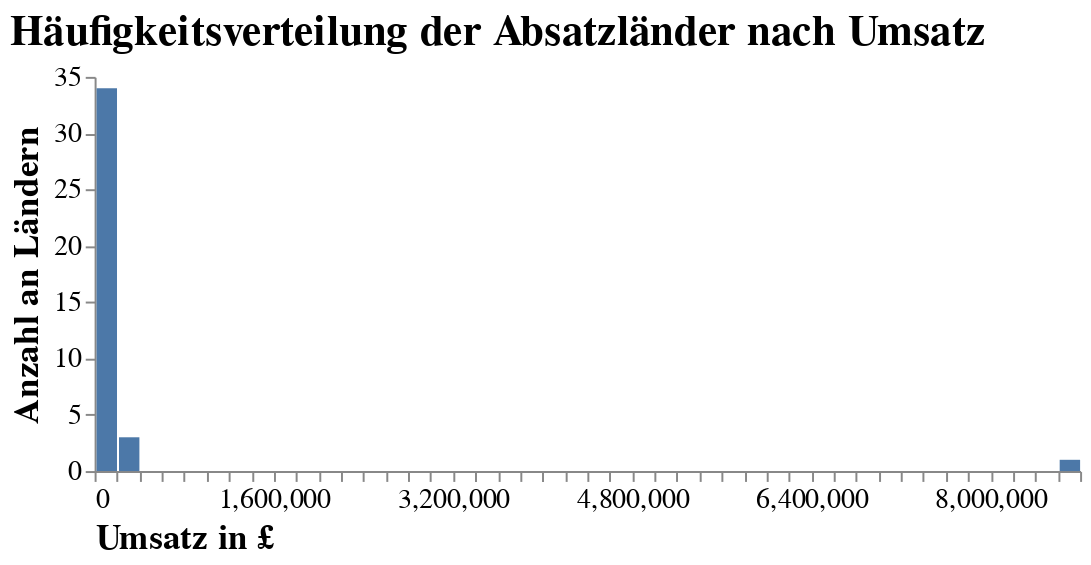

Here is the notebook cell this chart was saved with:
### Markdown cell above
##### Häufigkeitsverteilung der 75 umsatzstärksten Kunden nach dem Umsatz

### Code cell
# Häufigkeitsverteilung der 75 umsatzstärksten Kunden nach dem Umsatz
df_plot = df_sales.groupby("Country").sum().sort_values(["TotalPrice"], ascending=False)[:75]
df_plot["Country"] = df_plot.index

# Visualisierung der Häufigkeitsverteilung der 75 umsatzstärksten Kunden nach dem Umsatz
alt.Chart(df_plot).mark_bar().encode(
    x=alt.X("TotalPrice:Q",
            bin=alt.BinParams(maxbins=60),
            axis=alt.Axis(title="Umsatz in £", 
                          labelAngle=0,
                          titleAnchor="start",
                          grid=False)),
    y=alt.Y("count()",
            axis=alt.Axis(title = "Anzahl an Ländern",
                          titleAnchor="middle",
                          grid=False))
).properties(
    title="Häufigkeitsverteilung der Absatzländer nach Umsatz",
    width=500,
    height=200
).configure_view(
    strokeWidth=0
).configure_title(
    fontSize=22,
    font='Futura std medium',
    color='black',
    anchor='start'
).configure_axis(
    labelFont='Futura std medium',
    titleFont='Futura std medium',
    labelFontSize=14,
    titleFontSize=18
)

### Figure 1 — Vega-Lite specification as saved in the notebook (floating-point values rounded to 4 significant figures)
{"config": {"view": {"continuousWidth": 400, "continuousHeight": 300, "strokeWidth": 0}, "axis": {"labelFont": "Futura std medium", "labelFontSize": 14, "titleFont": "Futura std medium", "titleFontSize": 18}, "title": {"anchor": "start", "color": "black", "font": "Futura std medium", "fontSize": 22}}, "data": {"name": "data-bb81d09fd94760cd0019f6b2fe624145"}, "mark": "bar", "encoding": {"x": {"type": "quantitative", "axis": {"grid": false, "labelAngle": 0, "title": "Umsatz in £", "titleAnchor": "start"}, "bin": {"maxbins": 60}, "field": "TotalPrice"}, "y": {"type": "quantitative", "aggregate": "count", "axis": {"grid": false, "title": "Anzahl an Ländern", "titleAnchor": "middle"}}}, "height": 200, "title": "Häufigkeitsverteilung der Absatzländer nach Umsatz", "width": 500, "$schema": "https://vega.github.io/schema/vega-lite/v4.8.1.json", "datasets": {"data-bb81d09fd94760cd0019f6b2fe624145": [{"Quantity": 4721395, "UnitPrice": 1596000.0, "TotalPrice": 8749000.0, "Country": "United Kingdom"}, {"Quantity": 200834, "UnitPrice": 5687.0, "TotalPrice": 283900.0, "Country": "Netherlands"}, {"Quantity": 147442, "UnitPrice": 31440.0, "TotalPrice": 276400.0, "Country": "EIRE"}, {"Quantity": 118140, "UnitPrice": 23550.0, "TotalPrice": 205600.0, "Country": "Germany"}, {"Quantity": 111272, "UnitPrice": 21650.0, "TotalPrice": 184800.0, "Country": "France"}, {"Quantity": 84208, "UnitPrice": 3262.0, "TotalPrice": 138200.0, "Country": "Australia"}, {"Quantity": 27742, "UnitPrice": 7768.0, "TotalPrice": 55730.0, "Country": "Spain"}, {"Quantity": 30528, "UnitPrice": 5433.0, "TotalPrice": 53090.0, "Country": "Switzerland"}, {"Quantity": 26016, "UnitPrice": 657.2, "TotalPrice": 37420.0, "Country": "Japan"}, {"Quantity": 22962, "UnitPrice": 5888.0, "TotalPrice": 36930.0, "Country": "Belgium"}, {"Quantity": 36042, "UnitPrice": 854.8, "TotalPrice": 36840.0, "Country": "Sweden"}, {"Quantity": 19278, "UnitPrice": 3432.0, "TotalPrice": 32450.0, "Country": "Norway"}, {"Quantity": 16153, "UnitPrice": 3746.0, "TotalPrice": 27020.0, "Country": "Portugal"}, {"Quantity": 9490, "UnitPrice": 3097.0, "TotalPrice": 20160.0, "Country": "Channel Islands"}, {"Quantity": 10608, "UnitPrice": 1917.0, "TotalPrice": 18340.0, "Country": "Finland"}, {"Quantity": 8193, "UnitPrice": 967.6, "TotalPrice": 18210.0, "Country": "Denmark"}, {"Quantity": 8067, "UnitPrice": 2771.0, "TotalPrice": 15820.0, "Country": "Italy"}, {"Quantity": 6359, "UnitPrice": 3170.0, "TotalPrice": 13250.0, "Country": "Cyprus"}, {"Quantity": 4768, "UnitPrice": 927.9, "TotalPrice": 9953.0, "Country": "Hong Kong"}, {"Quantity": 5234, "UnitPrice": 791.1, "TotalPrice": 9120.0, "Country": "Singapore"}, {"Quantity": 4844, "UnitPrice": 1146.0, "TotalPrice": 8743.0, "Country": "Austria"}, {"Quantity": 4409, "UnitPrice": 1071.0, "TotalPrice": 8135.0, "Country": "Israel"}, {"Quantity": 3675, "UnitPrice": 1177.0, "TotalPrice": 6975.0, "Country": "Poland"}, {"Quantity": 3300, "UnitPrice": 1204.0, "TotalPrice": 4750.0, "Country": "Unspecified"}, {"Quantity": 1550, "UnitPrice": 518.3, "TotalPrice": 4426.0, "Country": "Greece"}, {"Quantity": 2458, "UnitPrice": 481.2, "TotalPrice": 4310.0, "Country": "Iceland"}, {"Quantity": 2458, "UnitPrice": 413.3, "TotalPrice": 3580.0, "Country": "USA"}, {"Quantity": 2762, "UnitPrice": 359.6, "TotalPrice": 3115.0, "Country": "Canada"}, {"Quantity": 958, "UnitPrice": 400.2, "TotalPrice": 2071.0, "Country": "Malta"}, {"Quantity": 981, "UnitPrice": 192.4, "TotalPrice": 1865.0, "Country": "United Arab Emirates"}, {"Quantity": 386, "UnitPrice": 242.4, "TotalPrice": 1694.0, "Country": "Lebanon"}, {"Quantity": 652, "UnitPrice": 99.44, "TotalPrice": 1661.0, "Country": "Lithuania"}, {"Quantity": 490, "UnitPrice": 241.8, "TotalPrice": 1159.0, "Country": "European Community"}, {"Quantity": 356, "UnitPrice": 142.6, "TotalPrice": 1144.0, "Country": "Brazil"}, {"Quantity": 351, "UnitPrice": 248.1, "TotalPrice": 1002.0, "Country": "RSA"}, {"Quantity": 670, "UnitPrice": 38.27, "TotalPrice": 786.7, "Country": "Czech Republic"}, {"Quantity": 314, "UnitPrice": 82.76, "TotalPrice": 754.1, "Country": "Bahrain"}, {"Quantity": 80, "UnitPrice": 21.16, "TotalPrice": 145.9, "Country": "Saudi Arabia"}]}}
